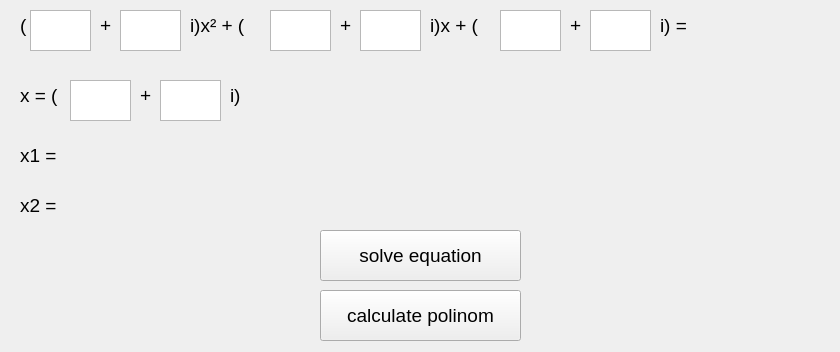
<?xml version="1.0" encoding="UTF-8"?>
<ui version="4.0">
 <class>Application</class>
 <widget class="QWidget" name="Application">
  <property name="geometry">
   <rect>
    <x>0</x>
    <y>0</y>
    <width>840</width>
    <height>352</height>
   </rect>
  </property>
  <property name="font">
   <font>
    <pointsize>14</pointsize>
   </font>
  </property>
  <property name="windowTitle">
   <string>Form</string>
  </property>
  <widget class="QLabel" name="bracket1">
   <property name="geometry">
    <rect>
     <x>20</x>
     <y>0</y>
     <width>20</width>
     <height>51</height>
    </rect>
   </property>
   <property name="font">
    <font>
     <pointsize>14</pointsize>
    </font>
   </property>
   <property name="text">
    <string>(</string>
   </property>
   <property name="textFormat">
    <enum>Qt::PlainText</enum>
   </property>
   <property name="scaledContents">
    <bool>false</bool>
   </property>
  </widget>
  <widget class="QTextEdit" name="ar">
   <property name="geometry">
    <rect>
     <x>30</x>
     <y>10</y>
     <width>61</width>
     <height>41</height>
    </rect>
   </property>
  </widget>
  <widget class="QLabel" name="plus1">
   <property name="geometry">
    <rect>
     <x>100</x>
     <y>10</y>
     <width>21</width>
     <height>31</height>
    </rect>
   </property>
   <property name="text">
    <string>+</string>
   </property>
  </widget>
  <widget class="QTextEdit" name="ai">
   <property name="geometry">
    <rect>
     <x>120</x>
     <y>10</y>
     <width>61</width>
     <height>41</height>
    </rect>
   </property>
  </widget>
  <widget class="QLabel" name="a_coefficient">
   <property name="geometry">
    <rect>
     <x>190</x>
     <y>10</y>
     <width>81</width>
     <height>31</height>
    </rect>
   </property>
   <property name="text">
    <string>i)x² + (</string>
   </property>
  </widget>
  <widget class="QTextEdit" name="br">
   <property name="geometry">
    <rect>
     <x>270</x>
     <y>10</y>
     <width>61</width>
     <height>41</height>
    </rect>
   </property>
  </widget>
  <widget class="QLabel" name="plus2">
   <property name="geometry">
    <rect>
     <x>340</x>
     <y>10</y>
     <width>21</width>
     <height>31</height>
    </rect>
   </property>
   <property name="text">
    <string>+</string>
   </property>
  </widget>
  <widget class="QTextEdit" name="bi">
   <property name="geometry">
    <rect>
     <x>360</x>
     <y>10</y>
     <width>61</width>
     <height>41</height>
    </rect>
   </property>
  </widget>
  <widget class="QLabel" name="b_coefficient">
   <property name="geometry">
    <rect>
     <x>430</x>
     <y>10</y>
     <width>71</width>
     <height>31</height>
    </rect>
   </property>
   <property name="text">
    <string>i)x + (</string>
   </property>
  </widget>
  <widget class="QTextEdit" name="cr">
   <property name="geometry">
    <rect>
     <x>500</x>
     <y>10</y>
     <width>61</width>
     <height>41</height>
    </rect>
   </property>
  </widget>
  <widget class="QTextEdit" name="ci">
   <property name="geometry">
    <rect>
     <x>590</x>
     <y>10</y>
     <width>61</width>
     <height>41</height>
    </rect>
   </property>
  </widget>
  <widget class="QLabel" name="c_coefficient">
   <property name="geometry">
    <rect>
     <x>660</x>
     <y>10</y>
     <width>51</width>
     <height>31</height>
    </rect>
   </property>
   <property name="text">
    <string>i) =</string>
   </property>
  </widget>
  <widget class="QLabel" name="x_label">
   <property name="geometry">
    <rect>
     <x>20</x>
     <y>70</y>
     <width>55</width>
     <height>51</height>
    </rect>
   </property>
   <property name="text">
    <string>x = (</string>
   </property>
  </widget>
  <widget class="QTextEdit" name="xr">
   <property name="geometry">
    <rect>
     <x>70</x>
     <y>80</y>
     <width>61</width>
     <height>41</height>
    </rect>
   </property>
  </widget>
  <widget class="QTextEdit" name="xi">
   <property name="geometry">
    <rect>
     <x>160</x>
     <y>80</y>
     <width>61</width>
     <height>41</height>
    </rect>
   </property>
  </widget>
  <widget class="QLabel" name="bracket2">
   <property name="geometry">
    <rect>
     <x>230</x>
     <y>80</y>
     <width>21</width>
     <height>31</height>
    </rect>
   </property>
   <property name="text">
    <string>i)</string>
   </property>
  </widget>
  <widget class="QPushButton" name="solve_btn">
   <property name="geometry">
    <rect>
     <x>320</x>
     <y>230</y>
     <width>201</width>
     <height>51</height>
    </rect>
   </property>
   <property name="text">
    <string>solve equation</string>
   </property>
  </widget>
  <widget class="QPushButton" name="calculate_btn">
   <property name="geometry">
    <rect>
     <x>320</x>
     <y>290</y>
     <width>201</width>
     <height>51</height>
    </rect>
   </property>
   <property name="text">
    <string>calculate polinom</string>
   </property>
  </widget>
  <widget class="QLabel" name="x1_label">
   <property name="geometry">
    <rect>
     <x>20</x>
     <y>130</y>
     <width>55</width>
     <height>51</height>
    </rect>
   </property>
   <property name="text">
    <string>x1 =</string>
   </property>
  </widget>
  <widget class="QLabel" name="x2_label">
   <property name="geometry">
    <rect>
     <x>20</x>
     <y>190</y>
     <width>55</width>
     <height>31</height>
    </rect>
   </property>
   <property name="text">
    <string>x2 =</string>
   </property>
  </widget>
  <widget class="QLabel" name="value">
   <property name="geometry">
    <rect>
     <x>710</x>
     <y>0</y>
     <width>121</width>
     <height>51</height>
    </rect>
   </property>
   <property name="text">
    <string/>
   </property>
  </widget>
  <widget class="QLabel" name="plus3">
   <property name="geometry">
    <rect>
     <x>570</x>
     <y>10</y>
     <width>21</width>
     <height>31</height>
    </rect>
   </property>
   <property name="text">
    <string>+</string>
   </property>
  </widget>
  <widget class="QLabel" name="plus4">
   <property name="geometry">
    <rect>
     <x>140</x>
     <y>80</y>
     <width>21</width>
     <height>31</height>
    </rect>
   </property>
   <property name="text">
    <string>+</string>
   </property>
  </widget>
  <widget class="QLabel" name="x1">
   <property name="geometry">
    <rect>
     <x>80</x>
     <y>130</y>
     <width>121</width>
     <height>51</height>
    </rect>
   </property>
   <property name="text">
    <string/>
   </property>
  </widget>
  <widget class="QLabel" name="x2">
   <property name="geometry">
    <rect>
     <x>80</x>
     <y>180</y>
     <width>121</width>
     <height>51</height>
    </rect>
   </property>
   <property name="text">
    <string/>
   </property>
  </widget>
  <zorder>bracket1</zorder>
  <zorder>ar</zorder>
  <zorder>plus1</zorder>
  <zorder>ai</zorder>
  <zorder>a_coefficient</zorder>
  <zorder>br</zorder>
  <zorder>plus2</zorder>
  <zorder>bi</zorder>
  <zorder>b_coefficient</zorder>
  <zorder>cr</zorder>
  <zorder>ci</zorder>
  <zorder>c_coefficient</zorder>
  <zorder>x_label</zorder>
  <zorder>xr</zorder>
  <zorder>xi</zorder>
  <zorder>bracket2</zorder>
  <zorder>solve_btn</zorder>
  <zorder>calculate_btn</zorder>
  <zorder>x1_label</zorder>
  <zorder>x2_label</zorder>
  <zorder>plus3</zorder>
  <zorder>value</zorder>
  <zorder>plus4</zorder>
  <zorder>x1</zorder>
  <zorder>x2</zorder>
 </widget>
 <resources/>
 <connections/>
</ui>
